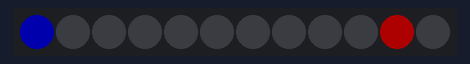
Bench run of a sketch on a simulated Arduino Uno, built with avr-gcc and run on an emulated ATmega328P. Parts: 12 RGB LEDs in strip order, left to right. Dim RGB values are drawn brighter than linear.

Above: at 0.65 s.
At 2.5 s:
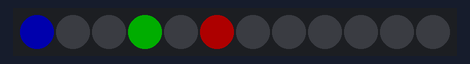
At 5.8 s:
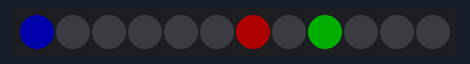
At 9.1 s:
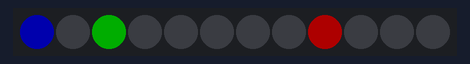
At 12.4 s:
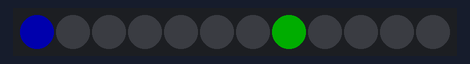
At 19.0 s:
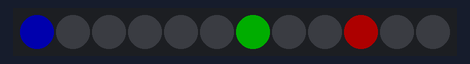

Measured:
- what the display in image 1 shows lasts 3.2 s, from 2.5 s to 5.7 s
- what the display in image 2 shows lasts 3.3 s, from 5.7 s to 9.0 s

The sketch:

sketch_dec19c.ino
```cpp
#include <Adafruit_NeoPixel.h>
#include <arduino-timer.h>
#define NUMPIXELS 12
#define PIN 6
#define TIME 10

Adafruit_NeoPixel pix = Adafruit_NeoPixel(NUMPIXELS, PIN, NEO_GRB + NEO_KHZ800);

Timer<2> timer;

int h = 0;
int m = 0;
int s = 0;
int fs = 0;

bool clock() {
  s+=1;
  if(s >= 60) {
    s=0;
    m+=1;
  }
  if(m >= 60) {
    m=0;
    h+=1;
  }
  if(m >= 12) {
    m=0;
  }
  if(h >= 12) {
    h=0;
  }
  for(int i = 0; i < NUMPIXELS; i++)
  {
    pix.setPixelColor(i, pix.Color(0,0,0));
    pix.show();
  }
  pix.setPixelColor(fs, pix.Color(255,0,0));
  pix.setPixelColor(m, pix.Color(0,255,0));
  pix.setPixelColor(h, pix.Color(0,0,255));
  pix.show();
  return true;
}

bool seconds() {
  fs+=1;
  if(fs >= 12) {
    fs=0;
  }
  return true;
}

void setup() {
  pix.begin();
  pix.setBrightness(50);
  for(int i = 0; i < NUMPIXELS; i++)
  {
    pix.setPixelColor(i, pix.Color(0,0,0));
    pix.show();
  }
}

void loop() {
  timer.tick();
  timer.every(1000, clock);
  timer.every(5000, seconds);
}
```
